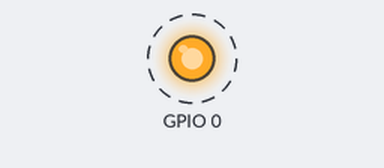
The sketch below on a simulated ESP8266 (NodeMCU). On the bench: output pins drawn as LEDs (lit = HIGH). Dashed ring = blinking.

Above: at 0.1 s.
Timing chart, 0 to 3.0 s (numbered marks = the images above):
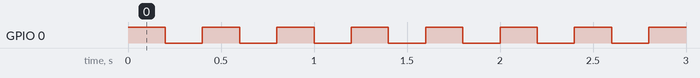

The sketch:

blink.ino
```cpp
#include <Arduino.h>
#include <ESP8266Wifi.h>

void setup() {
  pinMode(0, OUTPUT);
}

void loop() {
  digitalWrite(0, HIGH);
  delay(200);
  digitalWrite(0, LOW);
  delay(200);
}
```

Measured:
- by itself, GPIO 0: alternates HIGH for 0.20 s and LOW for 0.20 s
